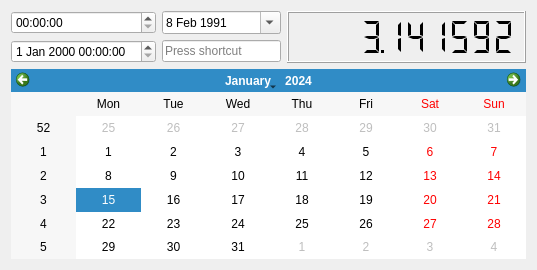
          <widget class="QWidget" name="page_3">
           <property name="geometry">
            <rect>
             <x>0</x>
             <y>0</y>
             <width>537</width>
             <height>270</height>
            </rect>
           </property>
           <attribute name="label">
            <string>Date controls</string>
           </attribute>
           <layout class="QGridLayout" name="gridLayout_9" columnstretch="1,1,2">
            <item row="0" column="2" rowspan="2">
             <widget class="QLCDNumber" name="lcdNumber">
              <property name="smallDecimalPoint">
               <bool>true</bool>
              </property>
              <property name="digitCount">
               <number>10</number>
              </property>
              <property name="segmentStyle">
               <enum>QLCDNumber::SegmentStyle::Flat</enum>
              </property>
              <property name="value" stdset="0">
               <double>3.141592000000000</double>
              </property>
             </widget>
            </item>
            <item row="0" column="0">
             <widget class="QTimeEdit" name="timeEdit"/>
            </item>
            <item row="1" column="0">
             <widget class="QDateTimeEdit" name="dateTimeEdit"/>
            </item>
            <item row="0" column="1">
             <widget class="QDateEdit" name="dateEdit">
              <property name="dateTime">
               <datetime>
                <hour>5</hour>
                <minute>0</minute>
                <second>0</second>
                <year>1991</year>
                <month>2</month>
                <day>8</day>
               </datetime>
              </property>
              <property name="calendarPopup">
               <bool>true</bool>
              </property>
             </widget>
            </item>
            <item row="1" column="1">
             <widget class="QKeySequenceEdit" name="keySequenceEdit"/>
            </item>
            <item row="2" column="0" colspan="3">
             <widget class="QCalendarWidget" name="calendarWidget"/>
            </item>
           </layout>
          </widget>
